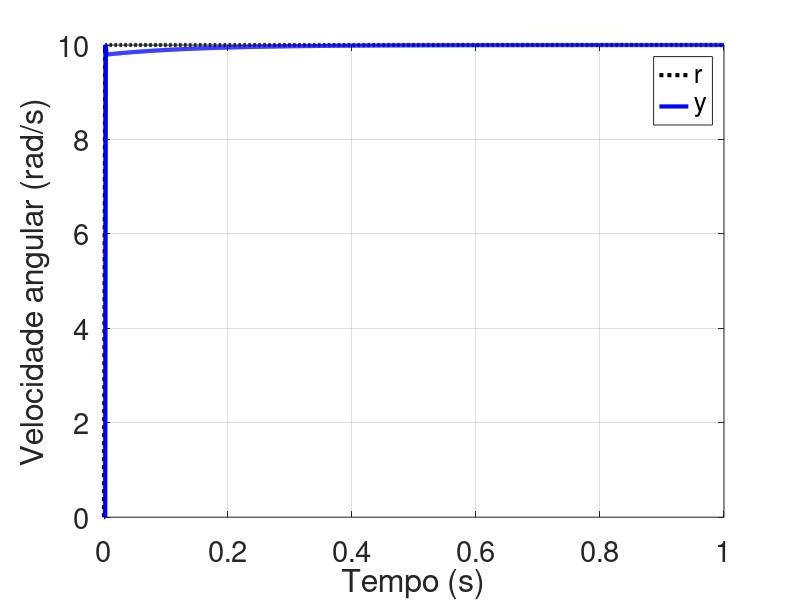
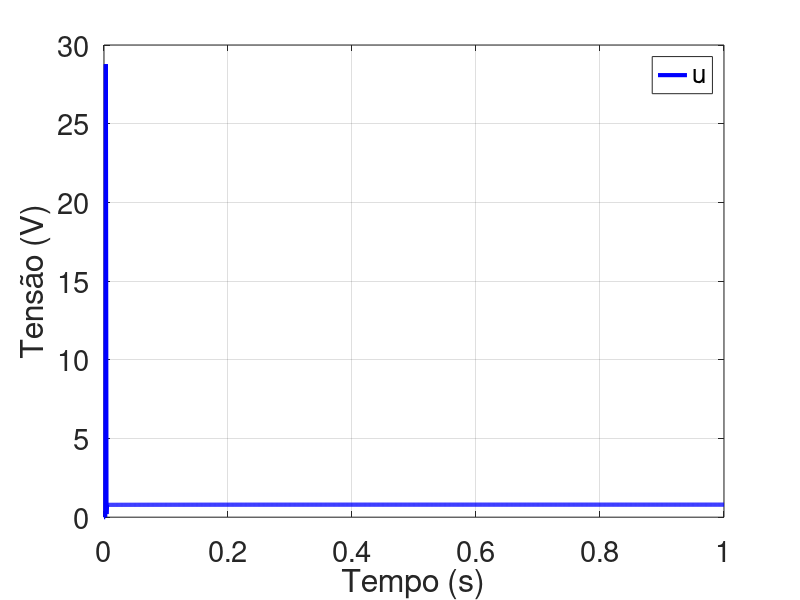

These figures' MATLAB source, in order:
clear all
close all
clc

Ts = 1/1000;
y(1) = 0;
r(1) = 0;
e(1) = 0;
u(1) = 0;

% Uma solução manual
Kp = 1;
Ki = 10;
Kd = 0.001;

% Uma solução otimizada
x = [ 2.59091           20  0.000267286 ];
x = [ 2.75783           20  0.000100363 ];
x = [ 2.74551           20  0.000112692 ] ;
x = [ 2.59786           20  0.000260333 ];
x = [ 2.73023           20  0.000127972 ];
x = [ 2.59827           20  0.000259929 ];
x = [ 2.59091           20  0.000267286 ];

Kp = x(1);
Ki = x(2);
Kd = x(3);



for k=2:1000

  t(k) = k*Ts;        % Tempo

  % Referência
  r(k) = 10;

  % Erro de rastreamento
  e(k) = r(k-1) - y(k-1);

  % Ação de controle
  u(k) = u(k-1)+Kp*(e(k)-e(k-1)) + Ki*Ts*e(k) + Kd*(e(k)-e(k-1))/Ts ; % PID

  % discretização usando Euler forwward
  y(k) = ( y(k-1) + 357.3*Ts*u(k) ) / ( 1+28.38*Ts );

end

fonte = 21;

figure
plot(t,r,':k','LineWidth',3)
hold
plot(t,y,'b','LineWidth',3)
grid on;
xlabel('Tempo (s)',"fontsize", fonte);
ylabel('Velocidade angular (rad/s)',"fontsize", fonte);
legend('r', 'y');
set(gcf,'color','white');
h=get(gcf, "currentaxes");
set(h, "fontsize", fonte);

figure
plot(t,u,'b','LineWidth',3)
grid on;
xlabel('Tempo (s)',"fontsize", fonte);
ylabel('Tensão (V)',"fontsize", fonte);
legend('u');
set(gcf,'color','white');
h=get(gcf, "currentaxes");
set(h, "fontsize", fonte);
